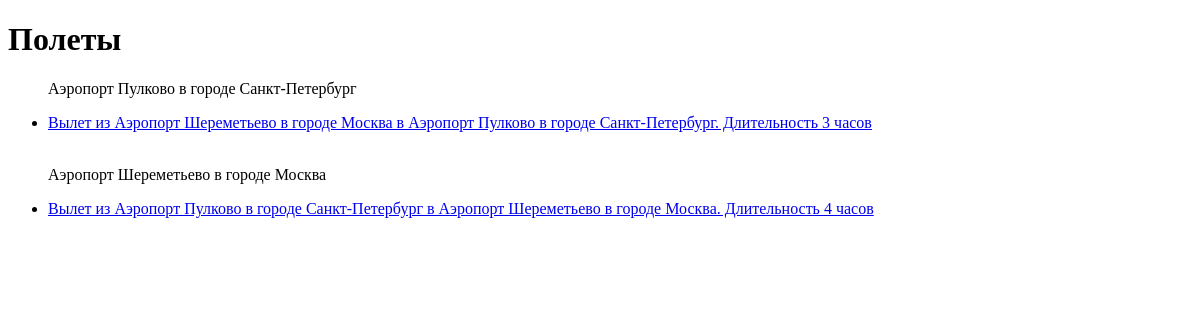
The app's page /, older data.
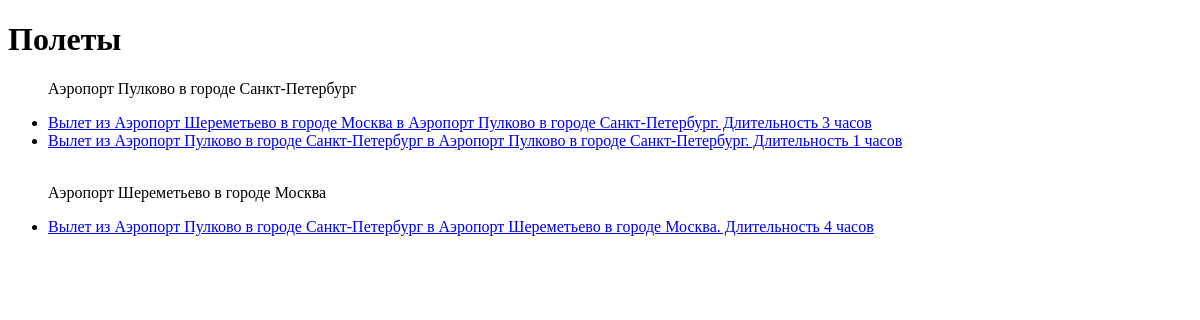
The same page, newer data.
### flights/models.py (models this page shows)
class Airport(models.Model):
    name = models.CharField(max_length=60, verbose_name='Название')
    city = models.CharField(max_length=60, verbose_name='Город')
    def __str__(self):
        return f'Аэропорт {self.name} в городе {self.city}'
    def get_arrivals(self):
        return self.flight_destination.all()

class Flight(models.Model):
    origin = models.ForeignKey(Airport, verbose_name='Точка отправления', related_name='flight_origin', on_delete=models.CASCADE, null=True)
    destination = models.ForeignKey(Airport, verbose_name='Точка прибытия', related_name='flight_destination', on_delete=models.CASCADE, null=True)
    duration = models.IntegerField(verbose_name='Длительность')
    def __str__(self):
        return f'Вылет из {self.origin} в {self.destination}. Длительность {self.duration} часов\n'

### flights/views.py (the view)
# urls.py: path('', airports),
def airports(request):
    f = Airport.objects.all()
    context = {
        'airports': f
    }
    return render(request, 'index.html', context)

### flights/templates/index.html (shortened to what this page needs)
{% extends 'base.html' %}
{% block body %}
    <h1>Полеты</h1>
    <ul>
        {% for airport in airports %}
        <p>{{ airport }}</p>
              {% for flight in airport.get_arrivals %}
                <li> <a href="{% url 'flight' flight.id %}"> {{flight}} </a> </li>
              {% endfor %}
        <br>
        {% endfor %}
    </ul>
{% endblock %}

Row changes from the older to the newer data that the page shows:
added Flight: origin+destination+duration "Вылет из Аэропорт Пулково в городе Санкт-Петербург в Аэропорт Пулково в городе Санкт-Петербург. Длительность 1 часов", shown under Airport "Аэропорт Пулково в городе Санкт-Петербург"
